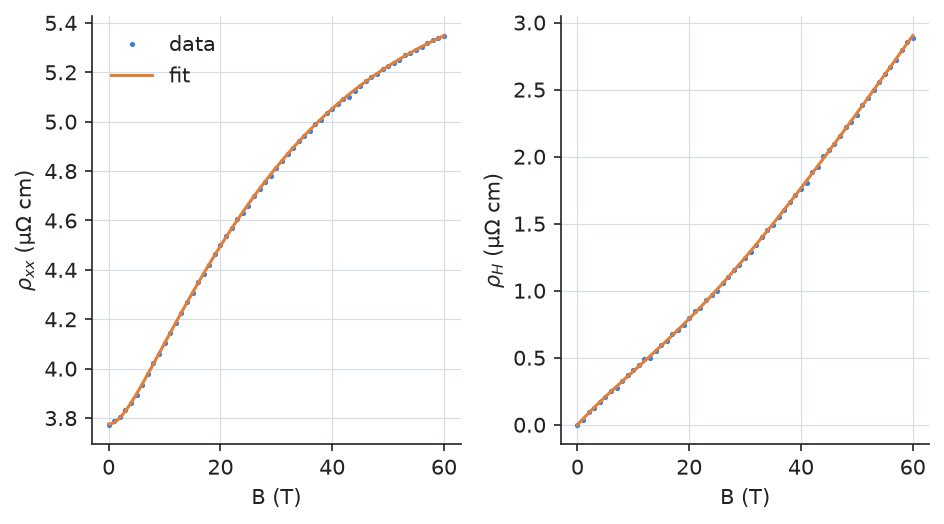

This chart was generated by the following Python code:
from _data import band, d, data, true_mu

# --8<-- [start:example]
import numpy as np
from quantalyze.beta import boltzmann_fitting as bzf

surface = band(true_mu)  # the known Fermi surface, with a polar-angle column "phi"


def rate(phi, gamma0, gamma1):  # 1/τ (s⁻¹): phi is a column, gamma0 and gamma1 are fitted
    return gamma0 + gamma1 * np.cos(2 * phi) ** 2


result = bzf.fit_transport(
    data, surface, rate=rate, layer_spacing=d,
    p0={"gamma0": 1e12, "gamma1": 1e12},
    bounds={"gamma0": (0, None), "gamma1": (0, None)},
    resistivity_error="resistivity_error", hall_resistivity_error="hall_resistivity_error",
    extrapolate=True,  # cancel the solver's O(N⁻²) error: precise data need it (see Discretisation)
)
for name in result.names:
    print(f"{name} = {result[name] / 1e12:.4f} ± {result.errors[name] / 1e12:.4f} ×10¹² s⁻¹")
print(f"χ²/ν = {result.reduced_chi_squared:.2f}")
# --8<-- [end:example]

import matplotlib.pyplot as plt

fit = result.evaluate(np.linspace(0, 60, 121))
fig, (left, right) = plt.subplots(1, 2)
left.plot(data.field, data.resistivity * 1e8, ".", ms=3, label="data")
left.plot(fit.field, fit.resistivity * 1e8, label="fit")
left.set(xlabel="B (T)", ylabel=r"$\rho_{xx}$ (μΩ cm)")
right.plot(data.field, data.hall_resistivity * 1e8, ".", ms=3)
right.plot(fit.field, fit.hall_resistivity * 1e8)
right.set(xlabel="B (T)", ylabel=r"$\rho_H$ (μΩ cm)")
left.legend()
fig.tight_layout()
